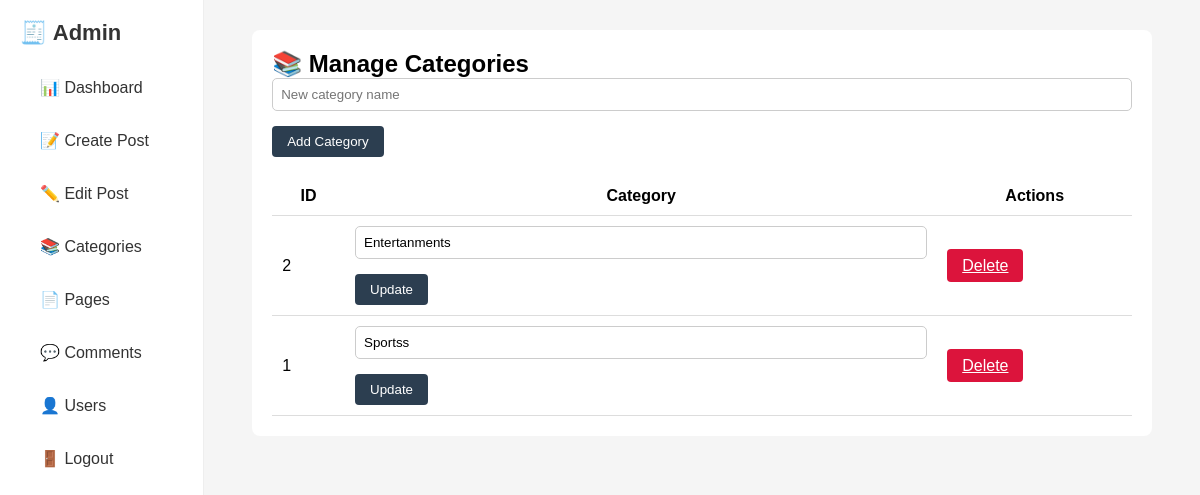
The app's page /admin/categories.php with its own data.
### tables this page shows
CREATE TABLE `categories` (
  `id` int(11) NOT NULL,
  `name` varchar(100) NOT NULL,
  `description` text DEFAULT NULL,
  `created_at` timestamp NOT NULL DEFAULT current_timestamp()
);

### admin/categories.php (the view, shortened to what this page needs)
<?php
require_once '../includes/db.php';
$categories = $conn->query("SELECT * FROM categories ORDER BY id DESC");
?>
<!DOCTYPE html>
<html lang="en">
<head>
</head>
<body>
<div class="sidebar" id="sidebar">
    <h2>🧾 Admin</h2>
      <a href="dashboard.php">📊 Dashboard</a>
    <a href="create-post.php">📝 Create Post</a>
    <a href="edit-post.php">✏️ Edit Post</a>
    <a href="categories.php">📚 Categories</a>
    <a href="pages.php">📄 Pages</a>
    <a href="manage-comments.php">💬 Comments</a>
    <a href="users.php">👤 Users</a>
    <a href="logout.php">🚪 Logout</a>
</div>
<div class="main-content">
    <div class="container">
        <h2>📚 Manage Categories</h2>
        <form method="POST">
            <input type="text" name="name" placeholder="New category name" required>
            <button type="submit" name="add_category" class="btn">Add Category</button>
        </form>
        <table>
            <thead>
                <tr>
                    <th>ID</th>
                    <th>Category</th>
                    <th>Actions</th>
                </tr>
            </thead>
            <tbody>
                <?php while ($cat = $categories->fetch_assoc()): ?>
                    <tr>
                        <td><?= $cat['id']; ?></td>
                        <td>
                            <form method="POST" style="display:inline;">
                                <input type="text" name="edit_name" value="<?= htmlspecialchars($cat['name']); ?>" required>
                                <button type="submit" name="update_category" class="btn">Update</button>
                            </form>
                        </td>
                        <td>
                            <a href="?delete=<?= $cat['id']; ?>" class="btn" style="background: crimson;" onclick="return confirm('Are you sure?')">Delete</a>
                        </td>
                    </tr>
                <?php endwhile; ?>
            </tbody>
        </table>
    </div>
</div>
</body>
</html>

### admin/categories.php (style rules this page uses)
* { box-sizing: border-box; margin: 0; padding: 0; }
body { font-family: Arial, sans-serif; background-color: #f5f5f5; display: flex; min-height: 100vh; }
.sidebar { width: 240px; background-color: white; color: #333; padding: 20px; border-right: 1px solid #eee; transition: transform 0.3s ease; height: 100vh; }
.sidebar h2 { font-size: 22px; margin-bottom: 20px; }
.sidebar a { display: block; padding: 12px 20px; margin-bottom: 10px; color: #333; text-decoration: none; border-radius: 5px; }
.main-content { flex-grow: 1; padding: 30px; width: 100%; }
.container { max-width: 900px; margin: auto; background: white; padding: 20px; border-radius: 8px; }
input[type="text"] { width: 100%; padding: 8px; margin-bottom: 15px; border: 1px solid #ccc; border-radius: 5px; }
.btn { background-color: #2c3e50; color: white; padding: 8px 15px; border: none; border-radius: 4px; cursor: pointer; }
table { width: 100%; border-collapse: collapse; margin-top: 20px; }
th, td { padding: 10px; border-bottom: 1px solid #ddd; }

### records on screen
categories: id "2", edit_name "Entertanments"
categories: id "1", edit_name "Sportss"
